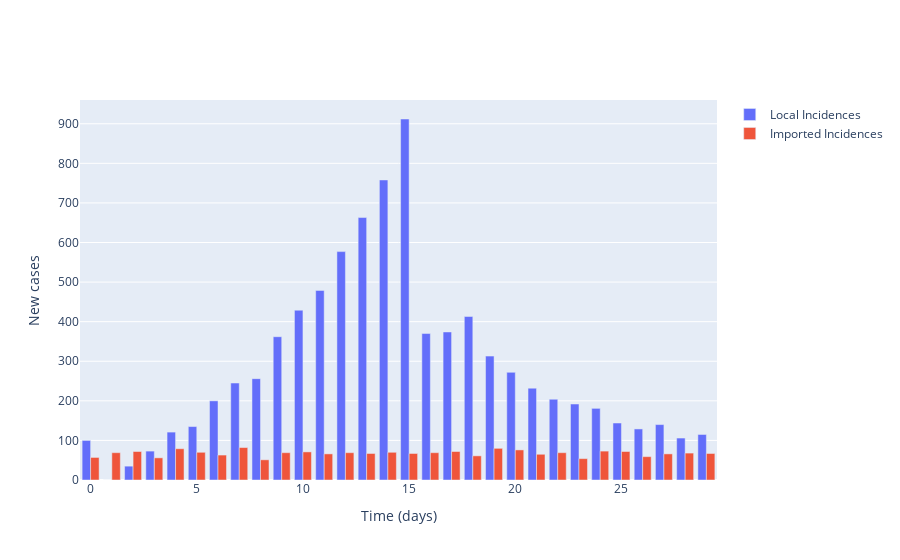

Write notebook code for a chart like this one.
### Markdown cell above
## Plot local incidence numbers and imported cases

### Code cell
# Plot (bar chart cases each day)
fig = go.Figure()

# Plot of incidences
fig.add_trace(
    go.Bar(
        x=times,
        y=locally_infected_cases,
        name='Local Incidences'
    )
)

fig.add_trace(
    go.Bar(
        x=times,
        y=imported_cases,
        name='Imported Incidences'
    )
)

# Add axis labels
fig.update_layout(
    xaxis_title='Time (days)',
    yaxis_title='New cases'
)

fig.show()

### Figure 1 — Plotly figure (JSON) as saved in the notebook; plotly's stock layout.template omitted (floating-point values rounded to 4 significant figures)
{"data": [{"name": "Local Incidences", "type": "bar", "x": [0, 1, 2, 3, 4, 5, 6, 7, 8, 9, 10, 11, 12, 13, 14, 15, 16, 17, 18, 19, 20, 21, 22, 23, 24, 25, 26, 27, 28, 29], "y": [100, 0, 35, 73, 121, 135, 200, 245, 256, 362, 429, 479, 577, 663, 758, 912, 370, 374, 413, 313, 272, 232, 204, 192, 181, 144, 129, 140, 106, 115]}, {"name": "Imported Incidences", "type": "bar", "x": [0, 1, 2, 3, 4, 5, 6, 7, 8, 9, 10, 11, 12, 13, 14, 15, 16, 17, 18, 19, 20, 21, 22, 23, 24, 25, 26, 27, 28, 29], "y": [57, 69, 72, 56, 79, 70, 63, 82, 51, 69, 71, 66, 69, 67, 70, 67, 69, 72, 61, 80, 76, 65, 69, 54, 73, 72, 59, 66, 68, 67]}], "layout": {"xaxis": {"title": {"text": "Time (days)"}}, "yaxis": {"title": {"text": "New cases"}}}}
